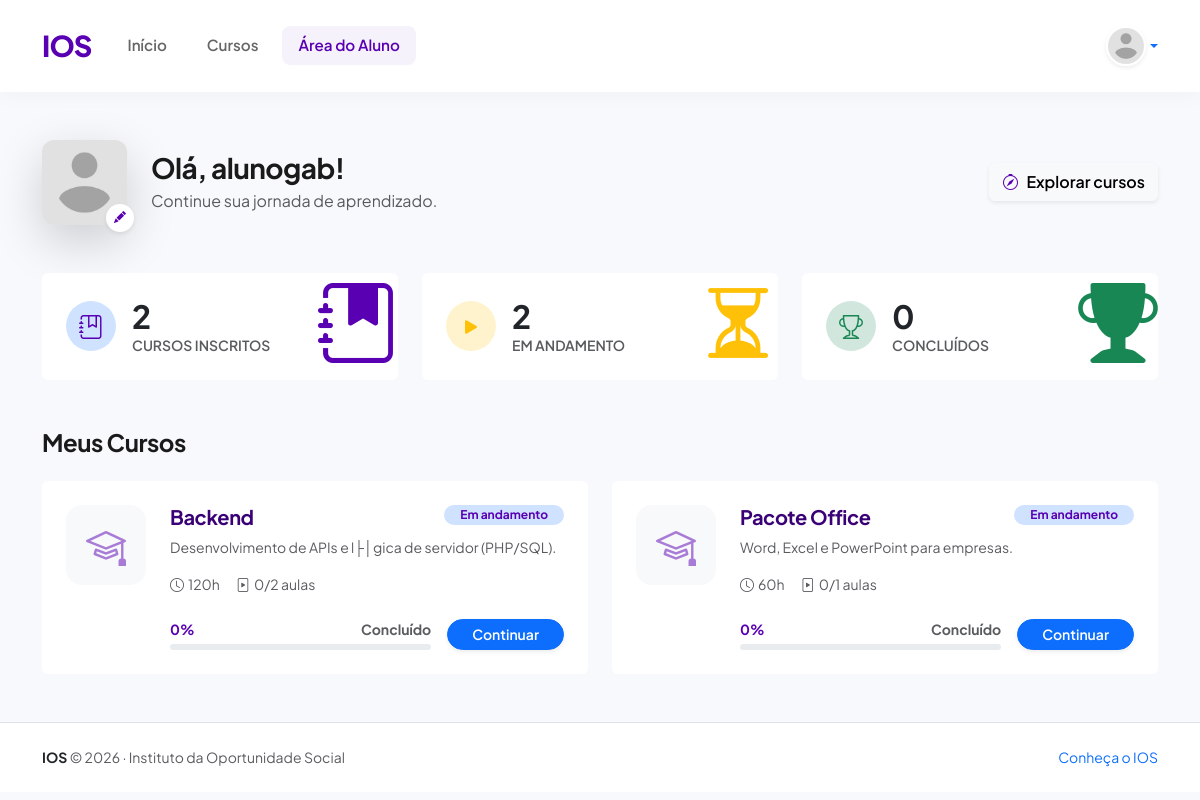
/aluno/dashboard.php (signed in), run on the app's committed database.
### tables this page shows
CREATE TABLE `users` (
  `id` int NOT NULL AUTO_INCREMENT,
  `nome` varchar(100) NOT NULL,
  `email` varchar(100) NOT NULL,
  `senha` varchar(255) NOT NULL,
  `tipo` enum('aluno','admin') DEFAULT 'aluno',
  `criado_em` timestamp NULL DEFAULT CURRENT_TIMESTAMP,
  `avatar` varchar(255) DEFAULT NULL,
  PRIMARY KEY (`id`),
  UNIQUE KEY `email` (`email`)
);

CREATE TABLE `cursos` (
  `id` int NOT NULL AUTO_INCREMENT,
  `titulo` varchar(150) NOT NULL,
  `descricao` text,
  `carga_horaria` int DEFAULT NULL,
  `criado_em` timestamp NULL DEFAULT CURRENT_TIMESTAMP,
  `thumbnail` varchar(255) DEFAULT NULL,
  `pdf` varchar(255) DEFAULT NULL,
  `video_url` varchar(255) DEFAULT NULL,
  `modulo_texto` text,
  `inscricoes_abertas` tinyint(1) DEFAULT '1',
  PRIMARY KEY (`id`)
);

### partials/bootstrap.php (called while the page is built, shortened)
<?php
if (!function_exists('ios_base_path')) {
    function ios_base_path(): string
    {
        $isLocalhost = in_array($_SERVER['SERVER_NAME'] ?? '', ['localhost', '127.0.0.1'])
                       || strpos($_SERVER['SERVER_NAME'] ?? '', '.test') !== false;
        if ($isLocalhost) {
            $scriptName = str_replace('\\', '/', $_SERVER['SCRIPT_NAME'] ?? '/');
            $parts = explode('/', trim($scriptName, '/'));
            $root = $parts[0] ?? '';
            return $root !== '' ? '/' . $root : '';
        }
        return '';
    }
}
if (!function_exists('ios_url')) {
    function ios_url(string $path): string
    {
        $path = '/' . ltrim($path, '/');
        return ios_base_path() . $path;
    }
}

### aluno/dashboard.php (the view, shortened to what this page needs)
<?php
require __DIR__ . '/../config/db.php';
require __DIR__ . '/../partials/bootstrap.php';
$user_id = (int)$_SESSION['user_id'];
$userStmt = $conn->prepare('SELECT nome, email, tipo FROM users WHERE id = ?');
$userStmt->bind_param('i', $user_id);
$userStmt->execute();
$user = $userStmt->get_result()->fetch_assoc();
$sql = "
SELECT
  c.id,
  c.titulo,
  c.descricao,
  c.carga_horaria,
  i.status,
  COUNT(DISTINCT a.id) AS total_aulas,
  COUNT(DISTINCT p.aula_id) AS aulas_concluidas
FROM inscricoes i
JOIN cursos c ON c.id = i.curso_id
LEFT JOIN aulas a ON a.curso_id = c.id
LEFT JOIN progresso p
  ON p.aula_id = a.id
  AND p.user_id = i.user_id
  AND p.concluida = 1
WHERE i.user_id = ?
GROUP BY c.id, c.titulo, c.descricao, c.carga_horaria, i.status
ORDER BY c.id DESC
";
$stmt = $conn->prepare($sql);
$stmt->bind_param('i', $user_id);
$stmt->execute();
$res = $stmt->get_result();
$cursos = [];
while ($row = $res->fetch_assoc()) {
    $total = (int)$row['total_aulas'];
    $concl = (int)$row['aulas_concluidas'];
    $pct = $total > 0 ? (int)round(($concl / $total) * 100) : 0;
    $row['percentual'] = $pct;
    $row['concluido'] = ($total > 0 && $pct >= 100);
    $st = $row['status'] ?? 'pendente';
    $row['is_aprovado'] = ($st === 'aprovado' || $st === 'matriculado');
    $cursos[] = $row;
}
$inscritos = count($cursos);
$concluidos = count(array_filter($cursos, fn($c) => !empty($c['concluido'])));
$emAndamento = count(array_filter($cursos, fn($c) => $c['is_aprovado'] && empty($c['concluido'])));
require __DIR__ . '/../partials/header.php';
?>
<div class="container py-4">
  <div class="d-flex flex-column flex-lg-row align-items-start align-items-lg-center justify-content-between gap-4 mb-5">
    <div class="d-flex align-items-center gap-4">
        <div class="position-relative avatar-container">
          <img src="<?= htmlspecialchars($_SESSION['avatar'] ?? ios_url('/assets/images/avatar.png'), ENT_QUOTES, 'UTF-8') ?>" alt="Avatar" class="student-avatar shadow-lg" style="width:85px;height:85px;object-fit:cover;">
          <a href="<?= ios_url('/aluno/avatar.php') ?>" class="position-absolute bottom-0 end-0 bg-white rounded-circle shadow-sm p-1 text-primary d-flex align-items-center justify-content-center" style="width: 28px; height: 28px; text-decoration: none;">
            <i class="bi bi-pencil-fill" style="font-size: 0.75rem;"></i>
          </a>
        </div>
        <div>
          <h1 class="h3 fw-bold mb-1">Olá, <?= htmlspecialchars(explode(' ', $user['nome'])[0] ?? 'Aluno', ENT_QUOTES, 'UTF-8') ?>!</h1>
          <p class="text-muted mb-0">Continue sua jornada de aprendizado.</p>
        </div>
    </div>
    <div class="d-flex gap-3">
      <a class="btn btn-light shadow-sm fw-semibold" href="<?= htmlspecialchars(ios_url('/cursos.php'), ENT_QUOTES, 'UTF-8') ?>">
        <i class="bi bi-compass me-2 text-primary"></i>Explorar cursos
      </a>
    </div>
  </div>
  <div class="row g-4 mb-5">
    <div class="col-12 col-md-4">
      <div class="card card-soft p-2 h-100 position-relative overflow-hidden border-0">
         <div class="position-absolute top-0 end-0 mt-n3 me-n3 opacity-10">
             <i class="bi bi-journal-bookmark-fill display-1 text-primary"></i>
         </div>
        <div class="card-body">
            <div class="d-flex align-items-center gap-3">
                 <div class="bg-primary-subtle p-3 rounded-pill text-primary d-flex align-items-center justify-content-center" style="width: 50px; height: 50px;">
                    <i class="bi bi-journal-bookmark fs-4"></i>
                 </div>
                 <div>
                    <div class="h2 fw-bold mb-0"><?= (int)$inscritos ?></div>
                    <div class="text-muted small fw-semibold text-uppercase tracking-wide">Cursos Inscritos</div>
                 </div>
            </div>
        </div>
      </div>
    </div>
    <div class="col-12 col-md-4">
      <div class="card card-soft p-2 h-100 position-relative overflow-hidden border-0">
        <div class="position-absolute top-0 end-0 mt-n3 me-n3 opacity-10">
             <i class="bi bi-hourglass-split display-1 text-warning"></i>
         </div>
        <div class="card-body">
            <div class="d-flex align-items-center gap-3">
                 <div class="bg-warning-subtle p-3 rounded-pill text-warning d-flex align-items-center justify-content-center" style="width: 50px; height: 50px;">
                    <i class="bi bi-play-fill fs-4"></i>
                 </div>
                 <div>
                    <div class="h2 fw-bold mb-0"><?= (int)$emAndamento ?></div>
                    <div class="text-muted small fw-semibold text-uppercase tracking-wide">Em Andamento</div>
                 </div>
            </div>
        </div>
      </div>
    </div>
    <div class="col-12 col-md-4">
      <div class="card card-soft p-2 h-100 position-relative overflow-hidden border-0">
        <div class="position-absolute top-0 end-0 mt-n3 me-n3 opacity-10">
             <i class="bi bi-trophy-fill display-1 text-success"></i>
         </div>
         <div class="card-body">
            <div class="d-flex align-items-center gap-3">
                 <div class="bg-success-subtle p-3 rounded-pill text-success d-flex align-items-center justify-content-center" style="width: 50px; height: 50px;">
                    <i class="bi bi-trophy fs-4"></i>
                 </div>
                 <div>
                    <div class="h2 fw-bold mb-0"><?= (int)$concluidos ?></div>
                    <div class="text-muted small fw-semibold text-uppercase tracking-wide">Concluídos</div>
                 </div>
            </div>
        </div>
      </div>
    </div>
  </div>
  <?php if (empty($cursos)): ?>
    <div class="card card-soft p-5 text-center">
        <div class="card-body">
            <div class="mb-3 text-muted opacity-50">
                <i class="bi bi-search display-3"></i>
            </div>
            <h3 class="h4 fw-bold">Você ainda não iniciou nenhum curso</h3>
            <p class="text-muted mb-4">Explore nosso catálogo e comece a transformar seu futuro hoje mesmo.</p>
            <a href="<?= ios_url('/cursos.php') ?>" class="btn btn-primary btn-lg shadow-sm">
                Conhecer Cursos
            </a>
        </div>
    </div>
  <?php else: ?>
    <div class="d-flex align-items-center justify-content-between mb-4">
      <h2 class="h4 fw-bold mb-0">Meus Cursos</h2>
    </div>
    <div class="row g-4">
      <?php foreach ($cursos as $c): ?>
        <div class="col-12 col-xl-6">
          <div class="card card-soft h-100 border-0 transition-hover">
            <div class="card-body p-4">
              <div class="d-flex flex-column flex-sm-row gap-4">
                <div class="d-none d-sm-flex flex-shrink-0 align-items-center justify-content-center bg-light rounded-4" style="width: 80px; height: 80px;">
                    <i class="bi bi-mortarboard fs-1 text-primary opacity-50"></i>
                </div>
                <div class="flex-grow-1">
                  <div class="d-flex justify-content-between align-items-start mb-2">
                      <h3 class="h5 fw-bold mb-0 text-dark"><?= htmlspecialchars($c['titulo'], ENT_QUOTES, 'UTF-8') ?></h3>
                      <?php if ($c['is_aprovado']): ?>
                          <?php if (!empty($c['concluido'])): ?>
                              <span class="badge bg-success-subtle text-success rounded-pill px-3"><i class="bi bi-check-lg me-1"></i>Concluído</span>
                          <?php else: ?>
                                <span class="badge bg-primary-subtle text-primary rounded-pill px-3">Em andamento</span>
                          <?php endif; ?>
                      <?php else: ?>
                          <span class="badge bg-warning text-dark rounded-pill px-3 shadow-sm border border-warning">
                             <i class="bi bi-hourglass-split me-1"></i>Inscrito (Aguardando Aprovação)
                          </span>
                      <?php endif; ?>
                  </div>
                  <p class="text-muted small mb-3 text-truncate-2" style="max-height: 3em; overflow: hidden;"><?= htmlspecialchars($c['descricao'] ?? '', ENT_QUOTES, 'UTF-8') ?></p>
                  <?php if($c['is_aprovado']): ?>
                  <div class="d-flex align-items-center gap-3 small text-muted mb-4">
                    <span><i class="bi bi-clock me-1"></i><?= (int)$c['carga_horaria'] ?>h</span>
                    <span><i class="bi bi-file-play me-1"></i><?= (int)$c['aulas_concluidas'] ?>/<?= (int)$c['total_aulas'] ?> aulas</span>
                  </div>
                  <div class="d-flex align-items-center gap-3">
                      <div class="flex-grow-1">
                          <div class="d-flex justify-content-between small fw-bold mb-1">
                              <span class="text-primary"><?= (int)$c['percentual'] ?>%</span>
                              <span class="text-muted">Concluído</span>
                          </div>
                          <div class="progress" style="height: 6px; border-radius: 4px;">
                          </div>
                      </div>
                      <a class="btn btn-primary btn-sm rounded-pill px-4 shadow-sm fw-semibold" href="<?= htmlspecialchars(ios_url('/curso.php?id=' . (int)$c['id']), ENT_QUOTES, 'UTF-8') ?>">
                          Continuar
                      </a>
                  </div>
                  <?php else: ?>
                    <div class="alert alert-warning border-0 bg-warning bg-opacity-10 small mb-0">
                        <i class="bi bi-info-circle me-1"></i> Sua inscrição está em análise. Você receberá um aviso assim que for aprovada.
                    </div>
                  <?php endif; ?>
                </div>
              </div>
            </div>
          </div>
        </div>
      <?php endforeach; ?>
    </div>
  <?php endif; ?>
</div>
<?php require __DIR__ . '/../partials/footer.php'; ?>

### assets/css/site.css (style rules this page uses)
:root { --ios-purple: #5900b3; --ios-purple-dark: #3a0076; --ios-purple-light: #7f2ecc; --ios-white: #ffffff; --ios-gray-light: #f8f9fc; --ios-text-dark: #1a1a1a; --ios-text-muted: #666666; --bs-primary: var(--ios-purple); --bs-primary-rgb: 89, 0, 179; --bs-body-font-family: "Plus Jakarta Sans", sans-serif; --bs-btn-border-radius: 0.75rem; --shadow-sm: 0 2px 8px rgba(89, 0, 179, 0.08); --shadow-md: 0 8px 24px rgba(89, 0, 179, 0.12); --shadow-lg: 0 16px 48px rgba(89, 0, 179, 0.18); --shadow-hover: 0 20px 60px rgba(89, 0, 179, 0.25); --transition-base: all 0.3s cubic-bezier(0.25, 0.46, 0.45, 0.94); }
body { font-family: var(--bs-body-font-family); color: var(--ios-text-dark); background-color: var(--ios-gray-light); overflow-x: hidden; }
h1, h2, h3, h4, h5, h6 { font-weight: 700; color: var(--ios-purple-dark); letter-spacing: -0.02em; }
a { text-decoration: none; transition: var(--transition-base); }
.text-dark { color: var(--ios-purple-dark) !important; }
.student-avatar { border-radius: 12px; object-fit: cover; }
.student-avatar + a { transform: translate(25%, 25%); }

### data on the page
users: nome "alunogab"
cursos: titulo "Backend", descricao "Desenvolvimento de APIs e l├│gica de servidor (PHP/SQL).", carga_horaria "120", aulas_concluidas "0", total_aulas "2", percentual "0"
cursos: titulo "Pacote Office", descricao "Word, Excel e PowerPoint para empresas.", carga_horaria "60", aulas_concluidas "0", total_aulas "1", percentual "0"

### other printed values
$inscritos "2"
$emAndamento "2"
$concluidos "0"
